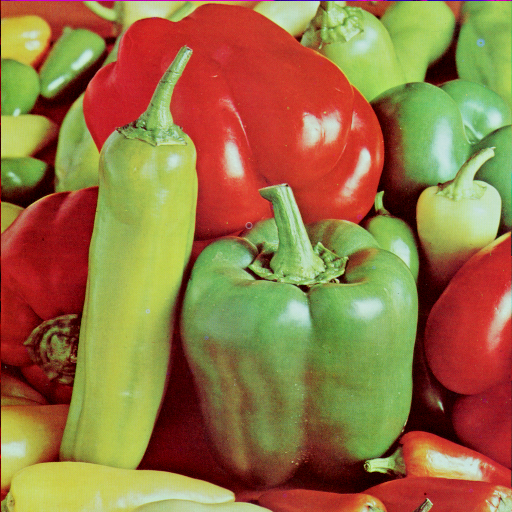
#> input picture pepper.png, 512 x 512 px
$ jupyter execute SAVE.ipynb
#> lines starting #> are read from the running program, lines starting #| are printed output that depends on the picture
**Matrix Computations** project (save part) \
*Lossy image compression using Singular Value Decompostion and Fast Fourier Transform*
## Nima Kelidari - 98108124 ##
**Matrix Computations course - Dr. razvan**

**Step0:** Import essential libraries

[cell 1]
import cv2
import numpy as np
import imageio
import os
import shutil

**Step1:** Define compression values

[cell 2]
#name = input('Input your file name (.png):')
name = 'pepper'

[cell 3]
channels = ['b','g','r']
#name = 'spotify'
comp = 450
#threshhold -= 16
scale = 1.4
con_type = (2**15)-1

**Step2:** Loading image and resize

[cell 4]
img = cv2.imread(f'{name}.png')
#> img is the input picture: shape (512, 512, 3); mean B, G, R 66.5, 115.6, 149.8
img = cv2.resize(img, (0,0), fx=1/scale, fy=1/scale)
#> img: shape (366, 366, 3)
try:
    os.mkdir(f'{name}')
except OSError as error:
    print(error)

**Step3:** Define Save function for saving image as a folder

[cell 5]
def save(name,img):

#> called with name = 'pepper'
    config = channels.copy()
    config.append(con_type)
    config.append(scale)
    np.save(f'{name}/config.npy',config)

    def save_channel(th,color,u,s,v):
        uu = u[:,:th]
        vv = v[:th,:]
        ss = s[:th]

        mu = np.max(np.abs(uu))
        mv = np.max(np.abs(uu))

        im_u = np.array(np.round(((uu/mu)*con_type)+con_type),dtype = 'uint16')
        im_v = np.array(np.round(((vv/mv)*con_type)+con_type),dtype = 'uint16')

        np.save(f'{name}/max_{color}.npy',[mu,mv,th])
        np.save(f'{name}/s_{color}.npy',ss)
        imageio.imwrite(f'{name}/u_{color}.png',im_u)
        imageio.imwrite(f'{name}/v_{color}.png',im_v)

    for index,ch in enumerate(channels):
        u, s, v = np.linalg.svd(img[:,:,index], full_matrices=False)
        threshhold = len(s)
        for ind,i in enumerate(s):
            if i<comp:
                threshhold = ind
                break
        save_channel(threshhold,ch,u,s,v)
#> this loop made 3 passes
#> pass 1, in save, `u, s, v = np.linalg.svd(img[:,:,index], full_matrices=False)`:
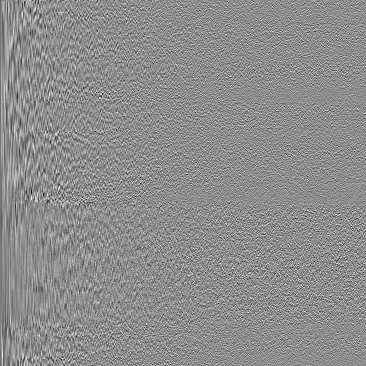
#> u: shape (366, 366) float64; min -0.303, max 0.242, mean -0.000187; drawn with min black and max white
#> pass 1, in save, `u, s, v = np.linalg.svd(img[:,:,index], full_matrices=False)`:
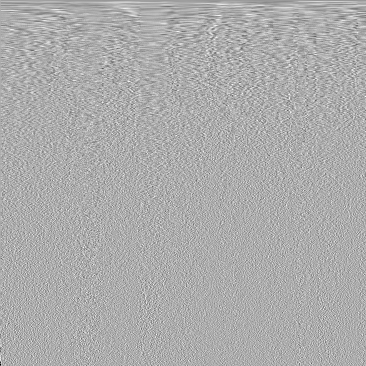
#> v: shape (366, 366) float64; min -0.503, max 0.239, mean -0.000153; drawn with min black and max white
#> pass 1, in save_channel, `uu = u[:,:th]`:
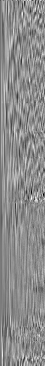
#> uu: shape (366, 45) float64; min -0.303, max 0.242, mean -0.00159; drawn with min black and max white
#> pass 1, in save_channel, `vv = v[:th,:]`:
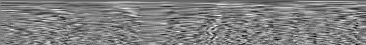
#> vv: shape (45, 366) float64; min -0.222, max 0.218, mean -0.00114; drawn with min black and max white
